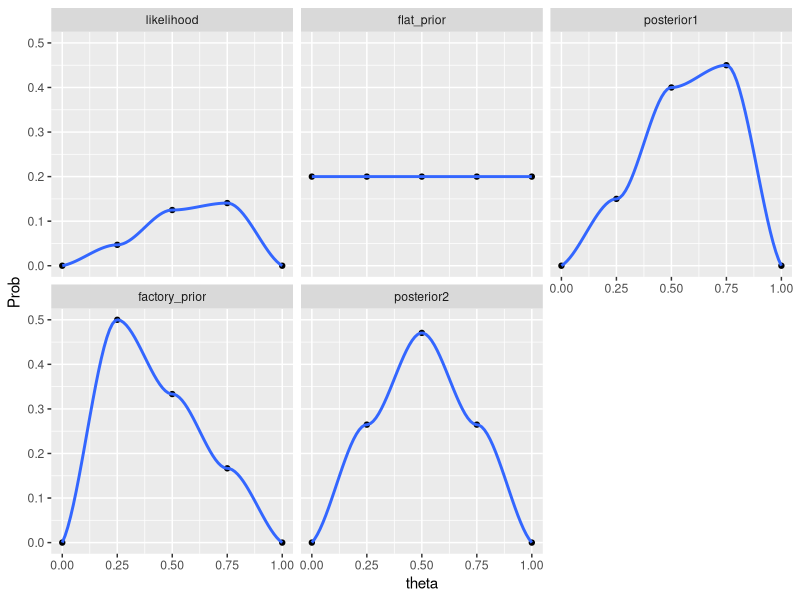

Here is the R script that generated this plot:
# Marble example posteriors.
theta <-c(0,0.25,0.5,0.75,1)
flat_prior<-c(1/5,1/5,1/5,1/5,1/5)

likelihood<-c(0,3/64,8/64,9/64,0)

posterior1<-flat_prior*likelihood
posterior1<-posterior1/sum(posterior1)

factory_prior<-c(0,3/6,2/6,1/6,0)

posterior2<-factory_prior*likelihood
posterior2<-posterior2/sum(posterior2)

df<-data.frame(theta,likelihood,flat_prior,posterior1,factory_prior,posterior2)

library(ggplot2)
library(reshape2)
d <- melt(df, id.vars="theta")
names(d)[3]<-"Prob"

# Separate plots
ggplot(d, aes(theta,Prob)) + 
#  scale_y_continuous(limits = c(0, 1)) +
  geom_point() + 
  stat_smooth() +
  facet_wrap(~variable)
